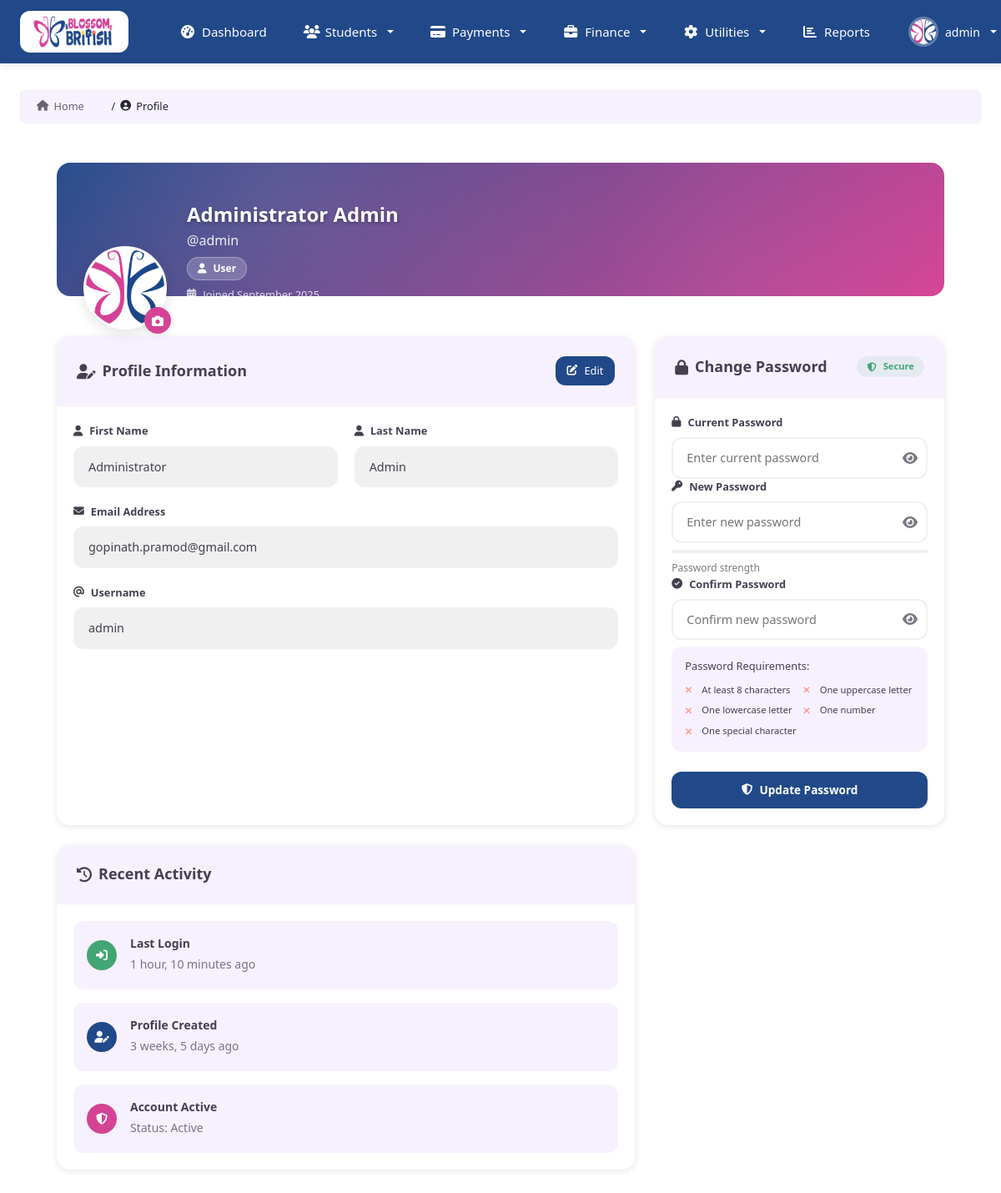
The page /profile/ (signed in) on the database its author committed.
### home/models.py (models this page shows, shortened)
class CustomUser(AbstractBaseUser, PermissionsMixin):
    email = models.EmailField(unique=True, verbose_name='email address')
    username = models.CharField(max_length=30, unique=True,verbose_name='username')
    first_name = models.CharField(max_length=30, blank=True, verbose_name='first name')
    last_name = models.CharField(max_length=30, blank=True, verbose_name='last name')
    is_active = models.BooleanField(default=True, verbose_name='active')
    is_staff = models.BooleanField(default=False, verbose_name='staff status')
    avatar = models.ImageField(upload_to='avatars/', blank=True, null=True)
    role = models.CharField(max_length=20,
                            choices=(
                                ("user","user"),
                                ("account","account"),
                                ("admin","admin"),
                            ),
                            default='user'
                            )
    date_joined = models.DateTimeField(auto_now_add=True, verbose_name='date joined')
    objects = CustomUserManager()
    USERNAME_FIELD = 'username'
    REQUIRED_FIELDS = ["first_name", "last_name", "email"]
    class Meta:
        verbose_name = 'user'
        verbose_name_plural = 'users'

### home/decorators.py (the view)
    def wrapper_func(request, *args, **kwargs):
        if request.user.is_authenticated:
            return view_func(request,*args,**kwargs)
        else:
            messages.info(request,"You are not logged in please login to continue")
            return redirect("signin")

### templates/auth_templates/profile.html (shortened to what this page needs)
{% extends 'auth_templates/index.html' %}
{% load static %}
{% block content %}
<div class="breadcrumb-container">
    <nav aria-label="breadcrumb" class="custom-breadcrumb">
        <div class="breadcrumb-wrapper">
            <ol class="breadcrumb-list">
                <li class="breadcrumb-item">
                    <a href="{% url 'index' %}" class="breadcrumb-link">
                        <i class="fas fa-home"></i>
                        <span>Home</span>
                    </a>
                </li>
                <li class="breadcrumb-item active" aria-current="page">
                    <i class="fas fa-user-circle"></i>
                    <span>Profile</span>
                </li>
            </ol>
        </div>
    </nav>
</div>
<div class="profile-container">
    <div class="profile-header">
        <div class="profile-header-bg">
            <div class="header-pattern"></div>
        </div>
        <div class="profile-avatar-section">
            <div class="avatar-wrapper">
                <div class="avatar-container">
                    {% if user.avatar %}
                        <img src="{{ user.avatar.url }}" alt="Profile Picture" class="profile-avatar" onerror="this.style.display='none'; this.nextElementSibling.style.display='flex';">
                    {% else %}
                        <img src="{% static 'img/userplaceholder.png' %}" alt="Profile Picture" class="profile-avatar" onerror="this.style.display='none'; this.nextElementSibling.style.display='flex';">
                    {% endif %}
                </div>
                <button class="avatar-edit-btn" onclick="document.getElementById('avatar-input').click()">
                    <i class="fas fa-camera"></i>
                </button>
            </div>
            <div class="profile-info">
                <h1 class="profile-name">{{ user.first_name }} {{ user.last_name }}</h1>
                <p class="profile-username">@{{ user.username }}</p>
                <div class="profile-role">
                    <span class="role-badge role-{{ user.role }}">
                        {% if user.role == 'admin' %}
                            <i class="fas fa-crown"></i>
                        {% elif user.role == 'account' %}
                            <i class="fas fa-calculator"></i>
                        {% else %}
                            <i class="fas fa-user"></i>
                        {% endif %}
                        {{ user.role|title }}
                    </span>
                </div>
                <p class="profile-joined">
                    <i class="fas fa-calendar-alt"></i>
                    Joined {{ user.date_joined|date:"F Y" }}
                </p>
            </div>
        </div>
    </div>
    <div class="profile-content-grid">
        <div class="profile-card">
            <div class="card-header">
                <h3 class="card-title">
                    <i class="fas fa-user-edit"></i>
                    Profile Information
                </h3>
                <button class="edit-profile-btn" onclick="toggleEditMode()" id="editBtn">
                    <i class="fas fa-edit"></i>
                    <span>Edit</span>
                </button>
            </div>
            <div class="card-content">
                <form class="profile-form" method="POST" action="{% url 'update_profile' %}" id="profileForm">
                    <div class="form-grid">
                        <div class="form-group">
                            <label class="form-label">
                                <i class="fas fa-user"></i>
                                First Name
                            </label>
                            <input type="text" name="first_name" value="{{ user.first_name }}" class="form-input" readonly id="firstName">
                        </div>
                        <div class="form-group">
                            <label class="form-label">
                                <i class="fas fa-user"></i>
                                Last Name
                            </label>
                            <input type="text" name="last_name" value="{{ user.last_name }}" class="form-input" readonly id="lastName">
                        </div>
                        <div class="form-group full-width">
                            <label class="form-label">
                                <i class="fas fa-envelope"></i>
                                Email Address
                            </label>
                            <input type="email" name="email" value="{{ user.email }}" class="form-input" readonly id="email">
                        </div>
                        <div class="form-group full-width">
                            <label class="form-label">
                                <i class="fas fa-at"></i>
                                Username
                            </label>
                            <input type="text" name="username" value="{{ user.username }}" class="form-input" readonly id="username">
                        </div>
                    </div>
                </form>
            </div>
        </div>
        <div class="profile-card">
            <div class="card-header">
                <h3 class="card-title">
                    <i class="fas fa-lock"></i>
                    Change Password
                </h3>
                <div class="security-indicator">
                    <span class="security-status good">
                        <i class="fas fa-shield-alt"></i>
                        Secure
                    </span>
                </div>
            </div>
            <div class="card-content">
                <form class="password-form" method="POST" action="{% url 'change_password' %}" id="passwordForm">
                    <div class="form-group">
                        <label class="form-label">
                            <i class="fas fa-lock"></i>
                            Current Password
                        </label>
                        <div class="password-input-wrapper">
                            <input type="password" name="old_password" class="form-input password-input" placeholder="Enter current password" required>
                            <button type="button" class="password-toggle" onclick="togglePassword(this)">
                                <i class="fas fa-eye"></i>
                            </button>
                        </div>
                    </div>
                    <div class="form-group">
                        <label class="form-label">
                            <i class="fas fa-key"></i>
                            New Password
                        </label>
                        <div class="password-input-wrapper">
                            <input type="password" name="new_password1" class="form-input password-input" placeholder="Enter new password" required id="newPassword">
                            <button type="button" class="password-toggle" onclick="togglePassword(this)">
                                <i class="fas fa-eye"></i>
                            </button>
                        </div>
                        <div class="password-strength" id="passwordStrength">
                            <div class="strength-bar">
                            </div>
                            <span class="strength-text">Password strength</span>
                        </div>
                    </div>
                    <div class="form-group">
                        <label class="form-label">
                            <i class="fas fa-check-circle"></i>
                            Confirm Password
                        </label>
                        <div class="password-input-wrapper">
                            <input type="password" name="new_password2" class="form-input password-input" placeholder="Confirm new password" required id="confirmPassword">
                            <button type="button" class="password-toggle" onclick="togglePassword(this)">
                                <i class="fas fa-eye"></i>
                            </button>
                        </div>
                    </div>
                    <div class="password-requirements">
                        <h4>Password Requirements:</h4>
                        <ul class="requirements-list">
                            <li id="req-length"><i class="fas fa-times"></i> At least 8 characters</li>
                            <li id="req-upper"><i class="fas fa-times"></i> One uppercase letter</li>
                            <li id="req-lower"><i class="fas fa-times"></i> One lowercase letter</li>
                            <li id="req-number"><i class="fas fa-times"></i> One number</li>
                            <li id="req-special"><i class="fas fa-times"></i> One special character</li>
                        </ul>
                    </div>
                    <div class="form-actions">
                        <button type="submit" class="btn-primary full-width">
                            <i class="fas fa-shield-alt"></i>
                            Update Password
                        </button>
                    </div>
                </form>
            </div>
        </div>
        <div class="profile-card">
            <div class="card-header">
                <h3 class="card-title">
                    <i class="fas fa-history"></i>
                    Recent Activity
                </h3>
            </div>
            <div class="card-content">
                <div class="activity-timeline">
                    <div class="activity-item">
                        <div class="activity-icon login">
                            <i class="fas fa-sign-in-alt"></i>
                        </div>
                        <div class="activity-content">
                            <p class="activity-title">Last Login</p>
                            <p class="activity-time">{{ user.last_login|timesince }} ago</p>
                        </div>
                    </div>
                    <div class="activity-item">
                        <div class="activity-icon update">
                            <i class="fas fa-user-edit"></i>
                        </div>
                        <div class="activity-content">
                            <p class="activity-title">Profile Created</p>
                            <p class="activity-time">{{ user.date_joined|timesince }} ago</p>
                        </div>
                    </div>
                    <div class="activity-item">
                        <div class="activity-icon security">
                            <i class="fas fa-shield-alt"></i>
                        </div>
                        <div class="activity-content">
                            <p class="activity-title">Account Active</p>
                            <p class="activity-time">Status: {% if user.is_active %}Active{% else %}Inactive{% endif %}</p>
                        </div>
                    </div>
                </div>
            </div>
        </div>
    </div>
</div>
{% endblock %}

### templates/auth_templates/index.html (shortened to what this page needs)
<!DOCTYPE html>
{% load static %}
<html lang="en">
<head>
    <link rel="stylesheet" href="{% static 'css/styles.css' %}">
    <link href="https://cdnjs.cloudflare.com/ajax/libs/font-awesome/6.4.0/css/all.min.css" rel="stylesheet">
  <link href="{% static 'glightbox/glightbox.min.css' %}" rel="stylesheet">
    <link href="https://cdnjs.cloudflare.com/ajax/libs/bootstrap/5.3.2/css/bootstrap.min.css" rel="stylesheet">
    <link href="https://cdnjs.cloudflare.com/ajax/libs/font-awesome/6.4.0/css/all.min.css" rel="stylesheet">
</head>
<body>
 <nav class="navbar navbar-expand-lg custom-navbar sticky-top">
    <div class="container-fluid px-4">
        <a class="navbar-brand" href="{% url 'index' %}">
            <img src="{% static 'img/BB_LOGO_V1.png' %}" alt="Blossom British"  style="max-width: 100px;">
        </a>
        <div class="collapse navbar-collapse" id="navbarNav">
            <ul class="navbar-nav me-auto ms-4">
                <li class="nav-item">
                    <a class="nav-link" href="{% url 'index' %}">
                        <i class="fas fa-tachometer-alt"></i>
                        Dashboard
                    </a>
                </li>
                <li class="nav-item dropdown">
                    <a class="nav-link dropdown-toggle" href="#" role="button" data-bs-toggle="dropdown" aria-expanded="false">
                        <i class="fas fa-users"></i>
                        Students
                    </a>
                </li>
                <li class="nav-item dropdown">
                    <a class="nav-link dropdown-toggle" href="#" role="button" data-bs-toggle="dropdown" aria-expanded="false">
                        <i class="fas fa-credit-card"></i>
                        Payments
                    </a>
                </li>
                <li class="nav-item dropdown">
                    <a class="nav-link dropdown-toggle" href="#" role="button" data-bs-toggle="dropdown" aria-expanded="false">
                        <i class="fas fa-briefcase"></i> Finance
                    </a>
                </li>
                <li class="nav-item dropdown">
                    <a class="nav-link dropdown-toggle" href="#" role="button" data-bs-toggle="dropdown" aria-expanded="false">
                        <i class="fas fa-cog"></i>
                        Utilities
                    </a>
                </li>
                <li class="nav-item">
                    <a class="nav-link" href="{% url 'reports_dashboard' %}">
                        <i class="fas fa-chart-bar"></i> Reports
                    </a>
                </li>
            </ul>
            <ul class="navbar-nav ms-auto">
                <li class="nav-item dropdown">
                    <a class="nav-link dropdown-toggle user-menu text-white" href="#" role="button" data-bs-toggle="dropdown" aria-expanded="false">
                        {% if user.avatar %}
                            <img src="{{ user.avatar.url }}" alt="User" class="user-avatar">
                        {% else %}
                            <img src="{% static 'img/userplaceholder.png' %}" alt="User" class="user-avatar">
                        {% endif %}
                        <span class="user-name">{{ user.username }}</span>
                    </a>
                </li>
            </ul>
        </div>
    </div>
</nav>
<main class="main-content">
    <div class="dashboard-container">
        {% block content %}{% endblock %}
    </div>
</main>
</body>
</html>

### rows shown on the page
CustomUser: avatar (picture), username "admin", first_name "Administrator", last_name "Admin", role "User", date_joined "September 2025", email "gopinath.pramod@gmail.com", last_login "1 hour, 10 minutes", date_joined "3 weeks, 5 days"
